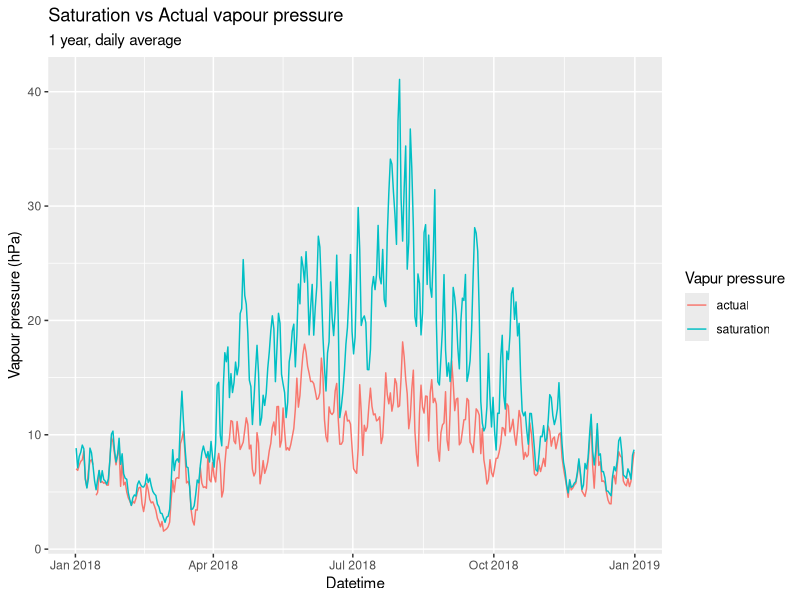
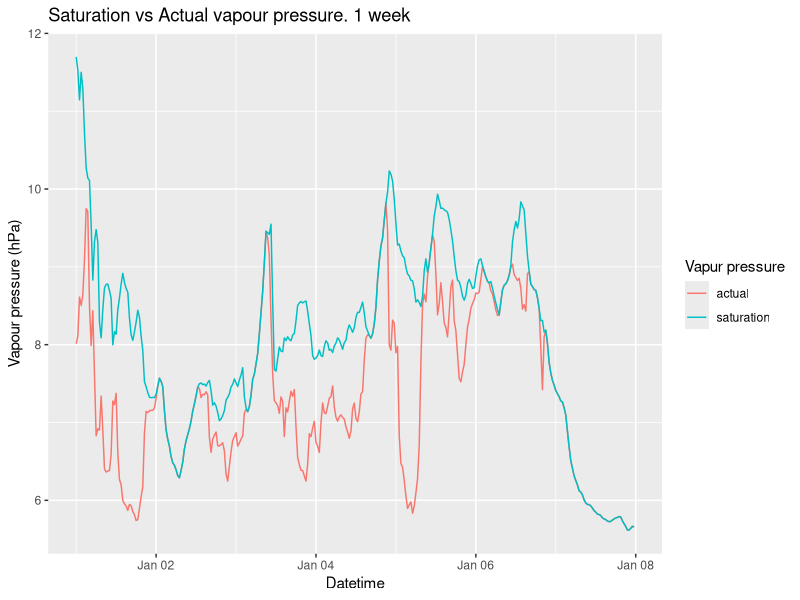
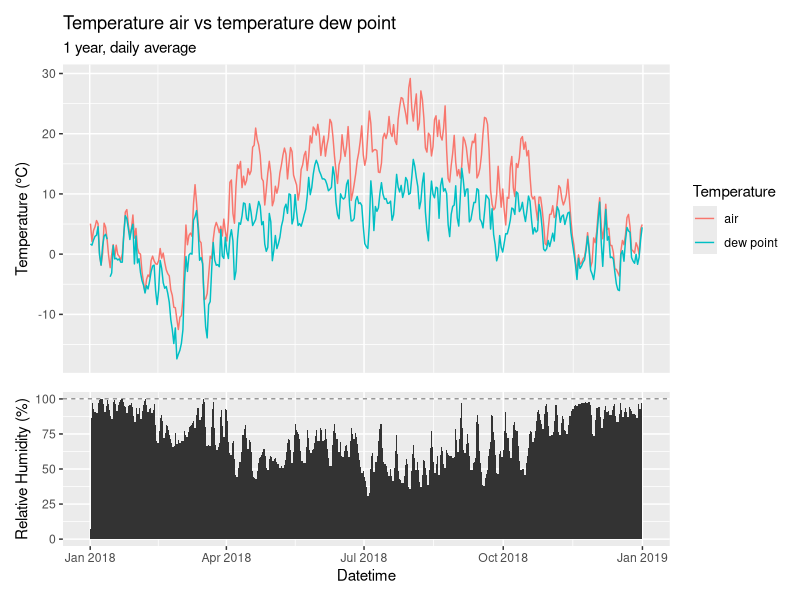
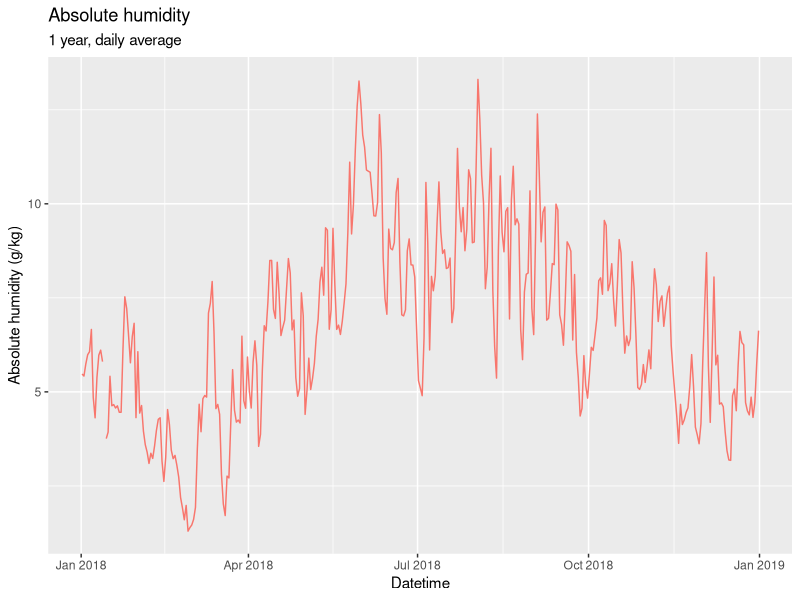
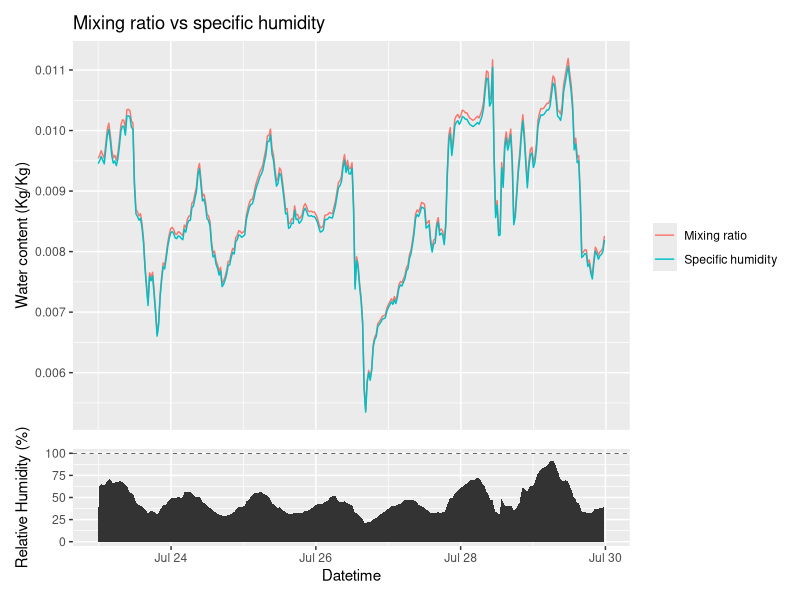
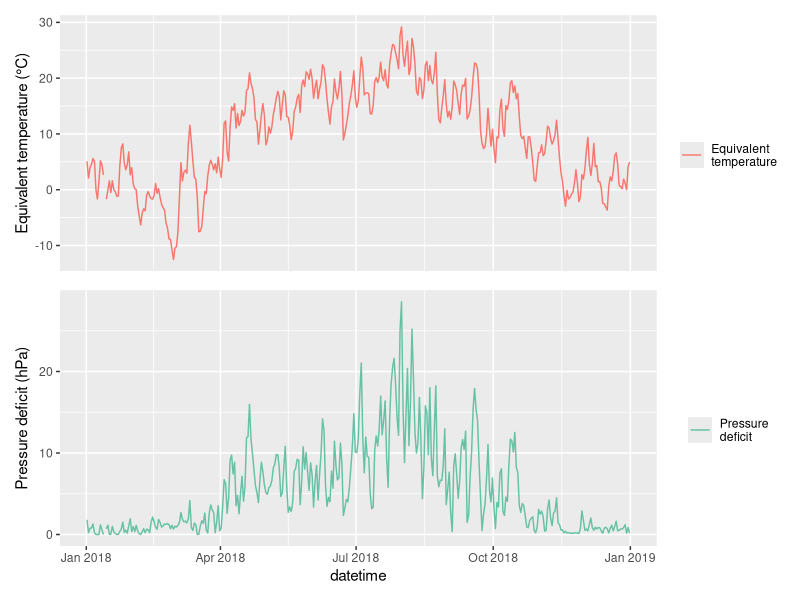

Source code (R) for these figures, in order:
## ---- chunk 1
library(tidyverse)
library(lubridate)
library(patchwork)
library(scales)
## ---- chunk 2
hum <- read_csv("../Data_lectures/4_air_humidity/04_Air_humidity_TA_RH_PA_NP_Hainich.csv")
names(hum) <- c("datetime", "ta", "rh", "pa")
## ---- chunk 3
c2k <- function(c) c + 273.15
k2c <- function(k) k - 273.15

Rv <- 461.47 # J K -1 kg -1 ] - gas constant of water vapour
get_es <-  function(ta)  6.1078 * exp((17.08085 * ta) / (234.175 + ta))
get_td <- function(e_a) ((log(e_a) - log(6.1708)) * 234.17) / (17.08085 - log(e_a) + log(6.1078))
get_rh <- function(e_a, e_s) e_a/e_s * 100
rh2ea <- function(rh, e_s) rh/100 * e_s

# need to convert e_a from hPa to Pa and the temperature to degrees Kelvin
# convert the output in g/Kg 
get_abs_hum <- function(e_a, ta) (e_a * 100 / (Rv * c2k(ta)) ) * 1000

#here there is no need to convert to Pa because the pressures is present both at numerator and denominator
get_spec_hum <- function(e_a, p) 0.622 * e_a / (p - 0.378 * e_a) 
get_mix_ratio <- function(e_a, p) 0.622 * e_a / (p - e_a)


get_p_def <- function(ea, es) es - ea
get_t_eq <- function(ta, mix_ratio) k2c(c2k(ta) + 2.5 * mix_ratio)

# utility func for plotting
remove_x_axis <- function() theme(
    axis.text.x = element_blank(),
    axis.title.x = element_blank(),
    axis.ticks.x = element_blank()
  )
## ---- chunk 4
# add all the variables to the humidty dataframe
hum <- mutate(hum,
    es = get_es(ta),
    ea = rh2ea(rh, es),
    td = get_td(ea),
    abs_hum = get_abs_hum(ea, ta),
    spec_hum = get_spec_hum(ea, pa),
    mix_ratio = get_mix_ratio(ea, pa),
    p_def = get_p_def(ea, es),
    t_eq = get_t_eq(ta, mix_ratio)
  )

hum_d <- hum %>%
  group_by(week=yday(datetime)) %>%
  summarize_all(mean, na.rm=T)

hum_w <- hum %>%
  group_by(week=week(datetime)) %>%
  summarize_all(mean, na.rm=T)
## ---- chunk 5
head(hum)
## ---- chunk 6
hum_d %>%
  gather("type", "val", es, ea) %>%
  ggplot(aes(datetime, val, colour=type))+
    geom_line()+
  labs(title="Saturation vs Actual vapour pressure", x="Datetime", y="Vapour pressure (hPa)", colour="Vapur pressure", subtitle = "1 year, daily average") +
  scale_color_discrete(labels=c("actual", "saturation"))
## ---- chunk 7
hum %>%
  filter(week(datetime) ==1) %>%
  gather("type", "val", es, ea) %>%
  ggplot(aes(datetime, val, colour=type))+
    geom_line()+
  labs(title="Saturation vs Actual vapour pressure. 1 week", x="Datetime", y="Vapour pressure (hPa)", colour="Vapur pressure") +
  scale_color_discrete(labels=c("actual", "saturation"))
## ---- chunk 8
p_td <- hum_d %>%
  gather("type", "val", ta, td) %>%
  ggplot(aes(datetime, val, colour=type))+
    geom_line()+
  labs(title="Temperature air vs temperature dew point", x="Datetime", y="Temperature (°C)", colour="Temperature", subtitle = "1 year, daily average") +
  scale_color_discrete(labels=c("air", "dew point")) +
  remove_x_axis()

p_rh <- ggplot(hum_d, aes(datetime, rh))+
    geom_area() +
  geom_hline(yintercept = 100, linetype="dashed", size=.2) +
  labs(y="Relative Humidity (%)", x="Datetime")

p_td / p_rh +
  plot_layout(heights = c(4, 2))
## ---- chunk 9
hum_d %>%
  ggplot(aes(datetime, abs_hum))+
    geom_line(colour=hue_pal()(1)) +
  labs(title="Absolute humidity", x="Datetime", y="Absolute humidity (g/kg)", subtitle = "1 year, daily average")
## ---- chunk 10
( hum %>%
  filter(week(datetime) ==30) %>%
  gather("type", "val", spec_hum, mix_ratio) %>%
  ggplot(aes(datetime, val, colour=type))+
    geom_line() +
  labs(y="Water content (Kg/Kg)", colour="", title="Mixing ratio vs specific humidity") +
    scale_color_discrete(labels=c("Mixing ratio", "Specific humidity")) +
    remove_x_axis()) +

  (hum %>%
  filter(week(datetime) ==30) %>%
  ggplot(aes(datetime, rh))+
    geom_area() +
  geom_hline(yintercept = 100, linetype="dashed", size=.2) +
  labs(y="Relative Humidity (%)", x="Datetime") ) +

  plot_layout(heights = c(4, 1))
## ---- chunk 11
cor(hum$mix_ratio-hum$spec_hum, hum$rh, "pairwise.complete.obs")
## ---- chunk 12
(hum_d %>%
  ggplot(aes(datetime, t_eq, colour="Equivalent\ntemperature"))+
    geom_line() +
    labs(y="Equivalent temperature (°C)", colour="")  +
    remove_x_axis()
) /
(hum_d %>%
   ggplot(aes(datetime, p_def, colour="Pressure\ndeficit")) +
   geom_line() +
   scale_colour_brewer(palette = "Set2") +
   labs(y="Pressure deficit (hPa)", colour="")
 )
